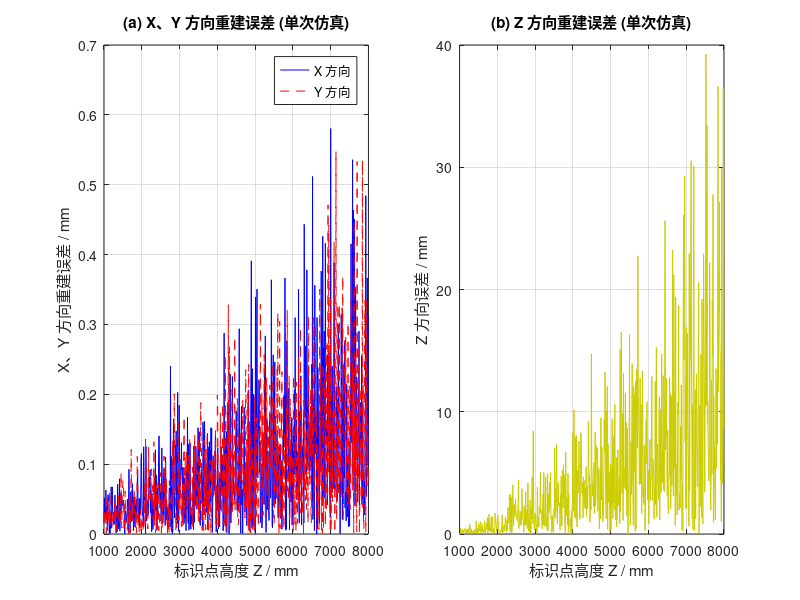

Reproduce this figure in MATLAB.
function reproduce_YPS_updated_structure()
    % =========================================================================
    % 基于新提供的结构图和参数表复现 Y型CCD 定位仿真
    % Updated based on uploaded images (Table 1 & Fig 3)
    % =========================================================================
    
    clc; clear; close all;

    %% 1. 系统参数定义 (System Parameters)
    % 几何参数 [根据 Image 2 和 Table 1]
    f = 50.00;              % 焦距 (mm)
    R_center = 75.00;       % CCD中心到原点的距离 (In=60, Out=90 -> Center=75)
    CCD_len = 30.00;        % CCD 长度 (mm)
    
    % CCD 像素参数
    % 假设为了达到高精度，使用了约 3500-4000 像素的线阵
    CCD_pixels = 3600;      % 假设值，用于定义像素分辨率
    pixel_size = CCD_len / CCD_pixels; % 单像素尺寸 (mm) ≈ 0.0083 mm
    
    % 传感器布局角度 (极坐标角度)
    % CCD1 在第一象限 (30度), CCD2 在第二象限 (150度), CCD3 在负Y轴 (270度)
    % 依据: CCD3_In=[0, -60], CCD1_In=[51.96, 30] -> atan2(30, 51.96)=30度
    sensor_angles = [30, 150, 270] * (pi/180); 
    
    %% 2. 仿真配置
    Z_range = 1000:200:8000; % 高度范围
    mc_runs = 100;           % 每个高度的蒙特卡洛次数
    
    % --- 噪声设置 ---
    % 你可以在这里调节噪声，反推作者的实验条件
    % 之前的实验在8000mm处有15mm误差。由于新结构基线变大(75mm vs 15mm)，
    % 且焦距变大(50mm vs 30mm)，理论上抗噪能力强很多。
    % 尝试给一个较大的噪声来看看效果：
    noise_pixel_std = 0.2;   % 噪声标准差 (像素)
    
    fprintf('=== 仿真开始 ===\n');
    fprintf('焦距 f: %.2f mm\n', f);
    fprintf('传感器中心半径 R: %.2f mm\n', R_center);
    fprintf('单像素尺寸: %.5f mm\n', pixel_size);
    fprintf('注入噪声: %.2f pixel (标准差)\n', noise_pixel_std);
    
    %% 3. 预计算传感器向量 (Pre-compute Sensor Vectors)
    % 为了加速和清晰，我们预先定义每个传感器的几何中心和方向向量
    
    Sensors = struct();
    for i = 1:3
        theta = sensor_angles(i);
        
        % 1. 传感器中心坐标 (在 Z=0 平面)
        % Center = [R * cos, R * sin, 0]
        Sensors(i).Center = [R_center * cos(theta); R_center * sin(theta); 0];
        
        % 2. CCD 方向向量 (沿径向，向外为正)
        % Vector U = [cos, sin, 0]
        Sensors(i).Vec_U = [cos(theta); sin(theta); 0];
        
        % 3. 透镜中心坐标 (在 Z=f 平面, 位于 CCD 中心正上方)
        % Lens = Center + [0, 0, f]
        Sensors(i).Lens = Sensors(i).Center + [0; 0; f];
        
        % 4. 透镜轴向向量 (切向，垂直于 CCD 向量)
        % 圆柱透镜的轴线方向。如果是切向放置，则与径向垂直。
        % Vector V = [-sin, cos, 0]
        Sensors(i).Vec_LensAxis = [-sin(theta); cos(theta); 0];
    end
    
%     %% 4. 主仿真循环
%     err_X_mean = zeros(size(Z_range));
%     err_Y_mean = zeros(size(Z_range));
%     err_Z_mean = zeros(size(Z_range));
%     
%     % 真实目标位置 (固定 X=0, Y=0，只变 Z)
%     True_Pos_XY = [0; 0]; 
%     
%     for i = 1:length(Z_range)
%         Z_true = Z_range(i);
%         P_true = [True_Pos_XY; Z_true];
%         
%         errs = zeros(mc_runs, 3); % 存储单次误差
%         
%         for k = 1:mc_runs
%             % --- A. 正向投影 (生成测量数据) ---
%             meas_u = zeros(3, 1);
%             
%             for s = 1:3
%                 % 算法：光平面与直线的交点
%                 % 1. 光平面：由光源 P_true 和 透镜轴线(Sensors(s).Vec_LensAxis + Lens点) 构成
%                 % 2. 投影线：光平面与 CCD平面(Z=0) 的交线
%                 % 3. 测量值 u：投影线与 CCD传感器轴线 的交点距离中心的距离
%                 
%                 % 简化计算模型：
%                 % 将 P_true 转换到“传感器局部坐标系”会更简单
%                 % 局部系定义：原点在透镜中心，Z轴向下指向CCD，X轴沿CCD径向，Y轴沿透镜轴向
%                 
%                 % 向量：从透镜中心指向光源
%                 Vec_L2P = P_true - Sensors(s).Lens;
%                 
%                 % 投影：
%                 % 我们关心的是光线在“垂直于透镜轴线”的平面上的投影角度
%                 % 距离透镜中心的径向偏移 delta_r
%                 % 根据相似三角形: delta_r / (-f) = radial_dist_to_source / vertical_dist_to_source
%                 % 注意：这里 Z 轴向上为正，透镜在 Z=50，CCD在 Z=0。
%                 % 所以垂直距离 dZ = P_true(3) - 50.
%                 % CCD平面在透镜下方 f=50 处。
%                 
%                 % 计算光源相对于传感器中心的“径向距离” (Projected onto radial vector)
%                 % P_rel = P_true - Sensors(s).Center (Z component ignored for dot product)
%                 radial_dist = dot(P_true(1:2) - Sensors(s).Center(1:2), Sensors(s).Vec_U(1:2));
%                 
%                 % 高度差 (光源相对于透镜)
%                 dZ = P_true(3) - f; % e.g., 8000 - 50 = 7950
%                 
%                 % 理想成像公式 (u 为相对于 CCD 中心的偏移)
%                 % u / (-f) = radial_dist / dZ   =>   u = -f * (radial_dist / dZ)
%                 % 负号是因为透镜成像倒立？
%                 % 让我们校验一下几何：
%                 % 如果光源在传感器中心正上方 (radial_dist=0)，u=0。正确。
%                 % 如果光源在外部 (radial_dist > 0)，光线穿过透镜中心射向内部 (u应该 < 0)。
%                 % 所以 u = -f * radial_dist / dZ 是正确的。
%                 
%                 u_ideal = -f * (radial_dist / dZ);
%                 
%                 % 注入噪声
%                 noise = randn() * noise_pixel_std * pixel_size;
%                 meas_u(s) = u_ideal + noise;
%             end
%             
%             % --- B. 逆向重建 (解算坐标) ---
%             % 使用三平面求交法重建
%             % 对于每个传感器，测量值 u 确定了一个通过光源的平面。
%             % 平面方程: N_i dot P = D_i
%             
%             A_mat = zeros(3, 3);
%             B_vec = zeros(3, 1);
%             
%             for s = 1:3
%                 u = meas_u(s);
%                 
%                 % 重建光平面的法向量
%                 % 在局部系中，像点为 (u, 0, -f) (相对于透镜)
%                 % 实际上，像点在全局坐标系的位置 P_img:
%                 P_img = Sensors(s).Center + u * Sensors(s).Vec_U; % Z=0
%                 
%                 % 平面包含三点：透镜中心 L，像点 P_img，透镜轴向无限远点
%                 % 或者说，平面包含向量 V1 = (L - P_img) 和 V2 = Vec_LensAxis
%                 V1 = Sensors(s).Lens - P_img; 
%                 V2 = Sensors(s).Vec_LensAxis;
%                 
%                 % 法向量 N = V1 x V2
%                 N = cross(V1, V2);
%                 
%                 % 平面方程 N dot P = N dot L
%                 A_mat(s, :) = N';
%                 B_vec(s) = dot(N, Sensors(s).Lens);
%             end
%             
%             % 求解线性方程组
%             P_est = A_mat \ B_vec;
%             
%             % 记录误差
%             errs(k, 1) = abs(P_est(1) - P_true(1));
%             errs(k, 2) = abs(P_est(2) - P_true(2));
%             errs(k, 3) = abs(P_est(3) - P_true(3));
%         end
%         
%         err_X_mean(i) = mean(errs(:, 1));
%         err_Y_mean(i) = mean(errs(:, 2));
%         err_Z_mean(i) = mean(errs(:, 3));
%     end
%     
%     %% 5. 绘图
%     figure('Color', 'w', 'Position', [100, 100, 1200, 500]);
%     
%     subplot(1, 2, 1);
%     plot(Z_range, err_X_mean, 'b-o', 'LineWidth', 1.5, 'MarkerSize', 4); hold on;
%     plot(Z_range, err_Y_mean, 'r--s', 'LineWidth', 1.5, 'MarkerSize', 4);
%     grid on;
%     xlabel('高度 Z (mm)'); ylabel('误差 (mm)');
%     title(sprintf('XY方向误差 (噪声=%.2f pixel)', noise_pixel_std));
%     legend('X Error', 'Y Error');
%     
%     subplot(1, 2, 2);
%     plot(Z_range, err_Z_mean, 'k-^', 'LineWidth', 1.5, 'MarkerFaceColor', 'y');
%     grid on;
%     xlabel('高度 Z (mm)'); ylabel('误差 (mm)');
%     title(sprintf('Z方向误差 (结构: R=75mm, f=50mm)'));
%     
%     fprintf('仿真完成。\n');

%% 4. 修正后的仿真循环 (模拟单次轨迹测量，复现论文的波动)
    
    % 修改1: 提高采样密度，模拟连续移动
    Z_range_dense = 1000:10:8000; % 步长改为 10mm
    
    % 预分配
    err_X_single = zeros(size(Z_range_dense));
    err_Y_single = zeros(size(Z_range_dense));
    err_Z_single = zeros(size(Z_range_dense));
    
    True_Pos_XY = [0; 0]; 
    
    for i = 1:length(Z_range_dense)
        Z_true = Z_range_dense(i);
        P_true = [True_Pos_XY; Z_true];
        
        % --- 这里去掉 mc_runs 循环，每个点只仿真一次 ---
        
        % A. 正向投影 (生成测量数据)
        meas_u = zeros(3, 1);
        for s = 1:3
            Vec_L2P = P_true - Sensors(s).Lens;
            radial_dist = dot(P_true(1:2) - Sensors(s).Center(1:2), Sensors(s).Vec_U(1:2));
            dZ = P_true(3) - f; 
            u_ideal = -f * (radial_dist / dZ);
            
            % 注入随机噪声 (每次都不一样)
            noise = randn() * noise_pixel_std * pixel_size;
            meas_u(s) = u_ideal + noise;
        end
        
        % B. 逆向重建
        A_mat = zeros(3, 3);
        B_vec = zeros(3, 1);
        for s = 1:3
            u = meas_u(s);
            P_img = Sensors(s).Center + u * Sensors(s).Vec_U; 
            V1 = Sensors(s).Lens - P_img; 
            V2 = Sensors(s).Vec_LensAxis;
            N = cross(V1, V2);
            A_mat(s, :) = N';
            B_vec(s) = dot(N, Sensors(s).Lens);
        end
        
        P_est = A_mat \ B_vec;
        
        % C. 直接记录这一次的误差 (不取平均)
        err_X_single(i) = abs(P_est(1) - P_true(1));
        err_Y_single(i) = abs(P_est(2) - P_true(2));
        err_Z_single(i) = abs(P_est(3) - P_true(3));
    end
    
    %% 5. 绘图 (样式调整为论文风格)
    figure('Color', 'w', 'Position', [100, 100, 1200, 500]);
    
    % 左图: XY误差 (复现论文图7a)
    subplot(1, 2, 1);
    % 使用细线 (LineWidth 0.5) 并不带 Marker，模拟密集的波动数据
    plot(Z_range_dense, err_X_single, 'b-', 'LineWidth', 0.5); hold on;
    plot(Z_range_dense, err_Y_single, 'r--', 'LineWidth', 0.5);
    grid on;
    xlabel('标识点高度 Z / mm'); 
    ylabel('X、Y 方向重建误差 / mm');
    title('(a) X、Y 方向重建误差 (单次仿真)');
    legend('X 方向', 'Y 方向');
    xlim([1000, 8000]);
    
    % 右图: Z误差 (复现论文图7b)
    subplot(1, 2, 2);
    plot(Z_range_dense, err_Z_single, 'y-', 'LineWidth', 0.5, 'Color', [0.8, 0.8, 0]); % 黄色细线
    hold on;
    % 为了看清趋势，可以叠加上之前的“平均趋势线”(可选)
    % plot(Z_range, err_Z_mean, 'k-', 'LineWidth', 1.5); 
    grid on;
    xlabel('标识点高度 Z / mm'); 
    ylabel('Z 方向误差 / mm');
    title('(b) Z 方向重建误差 (单次仿真)');
    xlim([1000, 8000]);
end